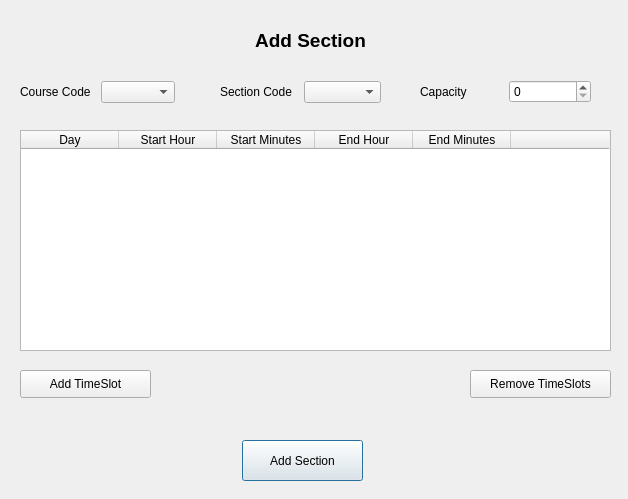
<?xml version="1.0" encoding="UTF-8"?>
<ui version="4.0">
 <class>DialogSection</class>
 <widget class="QDialog" name="DialogSection">
  <property name="geometry">
   <rect>
    <x>0</x>
    <y>0</y>
    <width>628</width>
    <height>499</height>
   </rect>
  </property>
  <property name="windowTitle">
   <string>Dialog</string>
  </property>
  <widget class="QLabel" name="label_title">
   <property name="geometry">
    <rect>
     <x>0</x>
     <y>30</y>
     <width>621</width>
     <height>20</height>
    </rect>
   </property>
   <property name="font">
    <font>
     <pointsize>14</pointsize>
     <weight>75</weight>
     <bold>true</bold>
    </font>
   </property>
   <property name="text">
    <string>Add Section</string>
   </property>
   <property name="alignment">
    <set>Qt::AlignCenter</set>
   </property>
  </widget>
  <widget class="QPushButton" name="pbAddSection">
   <property name="geometry">
    <rect>
     <x>242</x>
     <y>440</y>
     <width>121</width>
     <height>41</height>
    </rect>
   </property>
   <property name="text">
    <string>Add Section</string>
   </property>
  </widget>
  <widget class="QPushButton" name="pdAddTimeSLot">
   <property name="geometry">
    <rect>
     <x>20</x>
     <y>370</y>
     <width>131</width>
     <height>28</height>
    </rect>
   </property>
   <property name="text">
    <string>Add TimeSlot</string>
   </property>
  </widget>
  <widget class="QTableWidget" name="tableTimeSlots">
   <property name="geometry">
    <rect>
     <x>20</x>
     <y>130</y>
     <width>591</width>
     <height>221</height>
    </rect>
   </property>
   <property name="lineWidth">
    <number>1</number>
   </property>
   <property name="autoScrollMargin">
    <number>16</number>
   </property>
   <attribute name="horizontalHeaderDefaultSectionSize">
    <number>98</number>
   </attribute>
   <attribute name="horizontalHeaderMinimumSectionSize">
    <number>37</number>
   </attribute>
   <column>
    <property name="text">
     <string>Day</string>
    </property>
   </column>
   <column>
    <property name="text">
     <string>Start Hour</string>
    </property>
   </column>
   <column>
    <property name="text">
     <string>Start Minutes</string>
    </property>
   </column>
   <column>
    <property name="text">
     <string>End Hour</string>
    </property>
   </column>
   <column>
    <property name="text">
     <string>End Minutes</string>
    </property>
   </column>
   <column>
    <property name="text">
     <string/>
    </property>
   </column>
  </widget>
  <widget class="QPushButton" name="pbRemoveTimeSlots">
   <property name="geometry">
    <rect>
     <x>470</x>
     <y>370</y>
     <width>141</width>
     <height>28</height>
    </rect>
   </property>
   <property name="text">
    <string>Remove TimeSlots</string>
   </property>
  </widget>
  <widget class="QWidget" name="layoutWidget">
   <property name="geometry">
    <rect>
     <x>420</x>
     <y>80</y>
     <width>171</width>
     <height>24</height>
    </rect>
   </property>
   <layout class="QHBoxLayout" name="horizontalLayout">
    <item>
     <widget class="QLabel" name="label_2">
      <property name="text">
       <string>Capacity</string>
      </property>
     </widget>
    </item>
    <item>
     <widget class="QSpinBox" name="sbCapacity">
      <property name="maximum">
       <number>1000</number>
      </property>
     </widget>
    </item>
   </layout>
  </widget>
  <widget class="QWidget" name="layoutWidget">
   <property name="geometry">
    <rect>
     <x>20</x>
     <y>80</y>
     <width>155</width>
     <height>24</height>
    </rect>
   </property>
   <layout class="QHBoxLayout" name="horizontalLayout_2">
    <item>
     <widget class="QLabel" name="label_3">
      <property name="text">
       <string>Course Code</string>
      </property>
     </widget>
    </item>
    <item>
     <widget class="QComboBox" name="cbCourseCode"/>
    </item>
   </layout>
  </widget>
  <widget class="QWidget" name="layoutWidget_2">
   <property name="geometry">
    <rect>
     <x>220</x>
     <y>80</y>
     <width>161</width>
     <height>24</height>
    </rect>
   </property>
   <layout class="QHBoxLayout" name="horizontalLayout_3">
    <item>
     <widget class="QLabel" name="label_section">
      <property name="text">
       <string>Section Code</string>
      </property>
     </widget>
    </item>
    <item>
     <widget class="QComboBox" name="cbSectionNumber"/>
    </item>
   </layout>
  </widget>
 </widget>
 <resources/>
 <connections/>
</ui>
